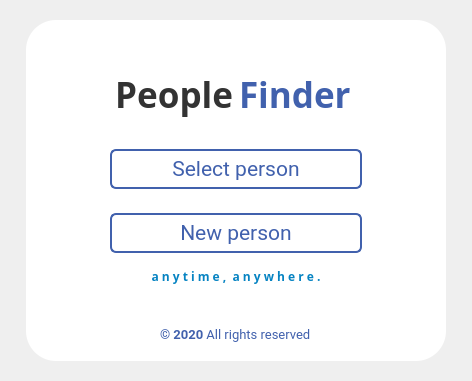
      <widget class="QWidget" name="page1">
       <layout class="QHBoxLayout" name="horizontalLayout_4">
        <item>
         <widget class="QFrame" name="mainframe1">
          <property name="enabled">
           <bool>true</bool>
          </property>
          <property name="styleSheet">
           <string notr="true">background:none;</string>
          </property>
          <property name="frameShape">
           <enum>QFrame::NoFrame</enum>
          </property>
          <property name="frameShadow">
           <enum>QFrame::Raised</enum>
          </property>
          <layout class="QGridLayout" name="gridLayout_2">
           <item row="0" column="0">
            <widget class="QFrame" name="frame_8">
             <property name="styleSheet">
              <string notr="true">background:none;</string>
             </property>
             <property name="frameShape">
              <enum>QFrame::NoFrame</enum>
             </property>
             <property name="frameShadow">
              <enum>QFrame::Raised</enum>
             </property>
            </widget>
           </item>
           <item row="0" column="1">
            <widget class="QFrame" name="frame_15">
             <property name="styleSheet">
              <string notr="true">QFrame{
background:none;
background-color: rgb(255, 255, 255);
border-radius:30px
}
</string>
             </property>
             <property name="frameShape">
              <enum>QFrame::NoFrame</enum>
             </property>
             <property name="frameShadow">
              <enum>QFrame::Raised</enum>
             </property>
             <layout class="QVBoxLayout" name="verticalLayout">
              <item>
               <widget class="QFrame" name="frame_13">
                <property name="styleSheet">
                 <string notr="true"/>
                </property>
                <property name="frameShape">
                 <enum>QFrame::NoFrame</enum>
                </property>
                <property name="frameShadow">
                 <enum>QFrame::Raised</enum>
                </property>
               </widget>
              </item>
              <item>
               <widget class="QFrame" name="frame_10">
                <property name="styleSheet">
                 <string notr="true"/>
                </property>
                <property name="frameShape">
                 <enum>QFrame::NoFrame</enum>
                </property>
                <property name="frameShadow">
                 <enum>QFrame::Raised</enum>
                </property>
               </widget>
              </item>
              <item>
               <widget class="QLabel" name="label">
                <property name="styleSheet">
                 <string notr="true">
background-color: rgb(255, 255, 255);</string>
                </property>
                <property name="text">
                 <string/>
                </property>
                <property name="pixmap">
                 <pixmap resource="nx.qrc">:/newPrefix/images/logo.png</pixmap>
                </property>
                <property name="scaledContents">
                 <bool>false</bool>
                </property>
                <property name="alignment">
                 <set>Qt::AlignCenter</set>
                </property>
               </widget>
              </item>
              <item>
               <widget class="QFrame" name="frame_4">
                <property name="sizePolicy">
                 <sizepolicy hsizetype="Preferred" vsizetype="Preferred">
                  <horstretch>0</horstretch>
                  <verstretch>0</verstretch>
                 </sizepolicy>
                </property>
                <property name="styleSheet">
                 <string notr="true"/>
                </property>
                <property name="frameShape">
                 <enum>QFrame::NoFrame</enum>
                </property>
                <property name="frameShadow">
                 <enum>QFrame::Raised</enum>
                </property>
                <layout class="QHBoxLayout" name="horizontalLayout">
                 <item>
                  <widget class="QLabel" name="label_2">
                   <property name="sizePolicy">
                    <sizepolicy hsizetype="Preferred" vsizetype="Fixed">
                     <horstretch>0</horstretch>
                     <verstretch>0</verstretch>
                    </sizepolicy>
                   </property>
                   <property name="font">
                    <font>
                     <family>Montserrat</family>
                     <pointsize>26</pointsize>
                     <weight>75</weight>
                     <bold>true</bold>
                    </font>
                   </property>
                   <property name="styleSheet">
                    <string notr="true">color: #333333;</string>
                   </property>
                   <property name="text">
                    <string>People</string>
                   </property>
                   <property name="alignment">
                    <set>Qt::AlignRight|Qt::AlignTrailing|Qt::AlignVCenter</set>
                   </property>
                  </widget>
                 </item>
                 <item>
                  <widget class="QLabel" name="label_3">
                   <property name="sizePolicy">
                    <sizepolicy hsizetype="Preferred" vsizetype="Fixed">
                     <horstretch>0</horstretch>
                     <verstretch>0</verstretch>
                    </sizepolicy>
                   </property>
                   <property name="font">
                    <font>
                     <family>Montserrat</family>
                     <pointsize>26</pointsize>
                     <weight>75</weight>
                     <bold>true</bold>
                    </font>
                   </property>
                   <property name="styleSheet">
                    <string notr="true">color: #4161AD;</string>
                   </property>
                   <property name="text">
                    <string>Finder</string>
                   </property>
                   <property name="alignment">
                    <set>Qt::AlignLeading|Qt::AlignLeft|Qt::AlignVCenter</set>
                   </property>
                  </widget>
                 </item>
                </layout>
               </widget>
              </item>
              <item>
               <widget class="QFrame" name="frame_14">
                <property name="frameShape">
                 <enum>QFrame::NoFrame</enum>
                </property>
                <property name="frameShadow">
                 <enum>QFrame::Raised</enum>
                </property>
               </widget>
              </item>
              <item>
               <widget class="QFrame" name="frame_2">
                <property name="sizePolicy">
                 <sizepolicy hsizetype="Preferred" vsizetype="Fixed">
                  <horstretch>0</horstretch>
                  <verstretch>0</verstretch>
                 </sizepolicy>
                </property>
                <property name="styleSheet">
                 <string notr="true">padding-left:60px;
padding-right:60px;</string>
                </property>
                <property name="frameShape">
                 <enum>QFrame::NoFrame</enum>
                </property>
                <property name="frameShadow">
                 <enum>QFrame::Raised</enum>
                </property>
                <layout class="QHBoxLayout" name="horizontalLayout_2">
                 <item>
                  <widget class="QFrame" name="frame_6">
                   <property name="sizePolicy">
                    <sizepolicy hsizetype="Fixed" vsizetype="Preferred">
                     <horstretch>0</horstretch>
                     <verstretch>0</verstretch>
                    </sizepolicy>
                   </property>
                   <property name="styleSheet">
                    <string notr="true">padding-left:10px;
padding-right:10px;</string>
                   </property>
                   <property name="frameShape">
                    <enum>QFrame::NoFrame</enum>
                   </property>
                   <property name="frameShadow">
                    <enum>QFrame::Raised</enum>
                   </property>
                  </widget>
                 </item>
                 <item>
                  <widget class="QPushButton" name="select1">
                   <property name="sizePolicy">
                    <sizepolicy hsizetype="Preferred" vsizetype="Fixed">
                     <horstretch>0</horstretch>
                     <verstretch>0</verstretch>
                    </sizepolicy>
                   </property>
                   <property name="font">
                    <font>
                     <family>Roboto</family>
                     <pointsize>16</pointsize>
                     <weight>50</weight>
                     <bold>false</bold>
                    </font>
                   </property>
                   <property name="styleSheet">
                    <string notr="true">QPushButton{background:none;
 border:2px solid #4161AD;
 border-radius:6px;
 color:#4161AD;
 padding-top:5px;
 padding-bottom:5px;
}
QPushButton:hover{
	background-color: rgb(65, 97, 173);
	color: rgb(255, 255, 255);
}
               
               

</string>
                   </property>
                   <property name="text">
                    <string>Select person</string>
                   </property>
                  </widget>
                 </item>
                 <item>
                  <widget class="QFrame" name="frame_7">
                   <property name="sizePolicy">
                    <sizepolicy hsizetype="Fixed" vsizetype="Preferred">
                     <horstretch>0</horstretch>
                     <verstretch>0</verstretch>
                    </sizepolicy>
                   </property>
                   <property name="frameShape">
                    <enum>QFrame::NoFrame</enum>
                   </property>
                   <property name="frameShadow">
                    <enum>QFrame::Raised</enum>
                   </property>
                  </widget>
                 </item>
                </layout>
               </widget>
              </item>
              <item>
               <widget class="QFrame" name="frame_3">
                <property name="sizePolicy">
                 <sizepolicy hsizetype="Preferred" vsizetype="Fixed">
                  <horstretch>0</horstretch>
                  <verstretch>0</verstretch>
                 </sizepolicy>
                </property>
                <property name="styleSheet">
                 <string notr="true">padding-left:60px;
padding-right:60px;</string>
                </property>
                <property name="frameShape">
                 <enum>QFrame::NoFrame</enum>
                </property>
                <property name="frameShadow">
                 <enum>QFrame::Raised</enum>
                </property>
                <layout class="QHBoxLayout" name="horizontalLayout_3">
                 <item>
                  <widget class="QFrame" name="frame">
                   <property name="sizePolicy">
                    <sizepolicy hsizetype="Fixed" vsizetype="Preferred">
                     <horstretch>0</horstretch>
                     <verstretch>0</verstretch>
                    </sizepolicy>
                   </property>
                   <property name="frameShape">
                    <enum>QFrame::NoFrame</enum>
                   </property>
                   <property name="frameShadow">
                    <enum>QFrame::Raised</enum>
                   </property>
                  </widget>
                 </item>
                 <item>
                  <widget class="QPushButton" name="new1">
                   <property name="sizePolicy">
                    <sizepolicy hsizetype="Preferred" vsizetype="Fixed">
                     <horstretch>0</horstretch>
                     <verstretch>0</verstretch>
                    </sizepolicy>
                   </property>
                   <property name="font">
                    <font>
                     <family>Roboto</family>
                     <pointsize>16</pointsize>
                     <weight>50</weight>
                     <bold>false</bold>
                    </font>
                   </property>
                   <property name="styleSheet">
                    <string notr="true">
QPushButton{background:none;
 border:2px solid #4161AD;
 border-radius:6px;
 color:#4161AD;
 padding-top:5px;
 padding-bottom:5px;
}
QPushButton:hover{
	background-color: rgb(65, 97, 173);
	color: rgb(255, 255, 255);
}
               </string>
                   </property>
                   <property name="text">
                    <string>New person</string>
                   </property>
                  </widget>
                 </item>
                 <item>
                  <widget class="QFrame" name="frame_5">
                   <property name="sizePolicy">
                    <sizepolicy hsizetype="Fixed" vsizetype="Preferred">
                     <horstretch>0</horstretch>
                     <verstretch>0</verstretch>
                    </sizepolicy>
                   </property>
                   <property name="frameShape">
                    <enum>QFrame::NoFrame</enum>
                   </property>
                   <property name="frameShadow">
                    <enum>QFrame::Raised</enum>
                   </property>
                  </widget>
                 </item>
                </layout>
               </widget>
              </item>
              <item>
               <widget class="QLabel" name="label_4">
                <property name="sizePolicy">
                 <sizepolicy hsizetype="Preferred" vsizetype="Preferred">
                  <horstretch>0</horstretch>
                  <verstretch>0</verstretch>
                 </sizepolicy>
                </property>
                <property name="font">
                 <font>
                  <family>Montserrat</family>
                  <pointsize>9</pointsize>
                  <weight>75</weight>
                  <bold>true</bold>
                 </font>
                </property>
                <property name="styleSheet">
                 <string notr="true">color:#0683C2;

</string>
                </property>
                <property name="text">
                 <string>a n y t i m e ,  a n y w h e r e .</string>
                </property>
                <property name="alignment">
                 <set>Qt::AlignCenter</set>
                </property>
               </widget>
              </item>
              <item>
               <widget class="QLabel" name="label_5">
                <property name="text">
                 <string/>
                </property>
               </widget>
              </item>
              <item>
               <widget class="QFrame" name="frame_11">
                <property name="frameShape">
                 <enum>QFrame::NoFrame</enum>
                </property>
                <property name="frameShadow">
                 <enum>QFrame::Raised</enum>
                </property>
               </widget>
              </item>
              <item>
               <widget class="QFrame" name="frame_12">
                <property name="frameShape">
                 <enum>QFrame::NoFrame</enum>
                </property>
                <property name="frameShadow">
                 <enum>QFrame::Raised</enum>
                </property>
                <layout class="QHBoxLayout" name="horizontalLayout_29">
                 <item alignment="Qt::AlignHCenter">
                  <widget class="QLabel" name="label_15">
                   <property name="font">
                    <font>
                     <family>Roboto</family>
                     <pointsize>10</pointsize>
                    </font>
                   </property>
                   <property name="styleSheet">
                    <string notr="true">color: rgb(65, 97, 173);</string>
                   </property>
                   <property name="text">
                    <string>&lt;strong&gt;© 2020&lt;/strong&gt; All rights reserved</string>
                   </property>
                  </widget>
                 </item>
                </layout>
               </widget>
              </item>
             </layout>
            </widget>
           </item>
           <item row="0" column="2">
            <widget class="QFrame" name="frame_9">
             <property name="styleSheet">
              <string notr="true">background:none;</string>
             </property>
             <property name="frameShape">
              <enum>QFrame::NoFrame</enum>
             </property>
             <property name="frameShadow">
              <enum>QFrame::Raised</enum>
             </property>
            </widget>
           </item>
          </layout>
         </widget>
        </item>
       </layout>
      </widget>
